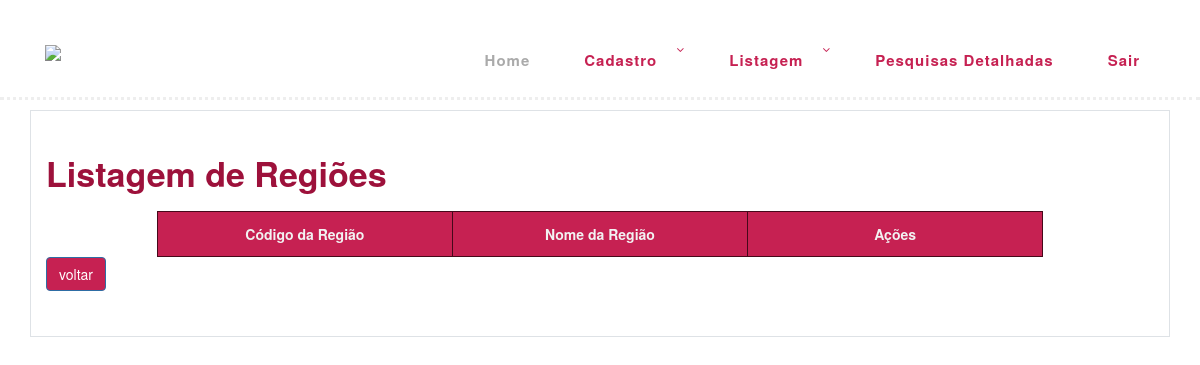
Page /select_Regiao.php on the earlier database version.
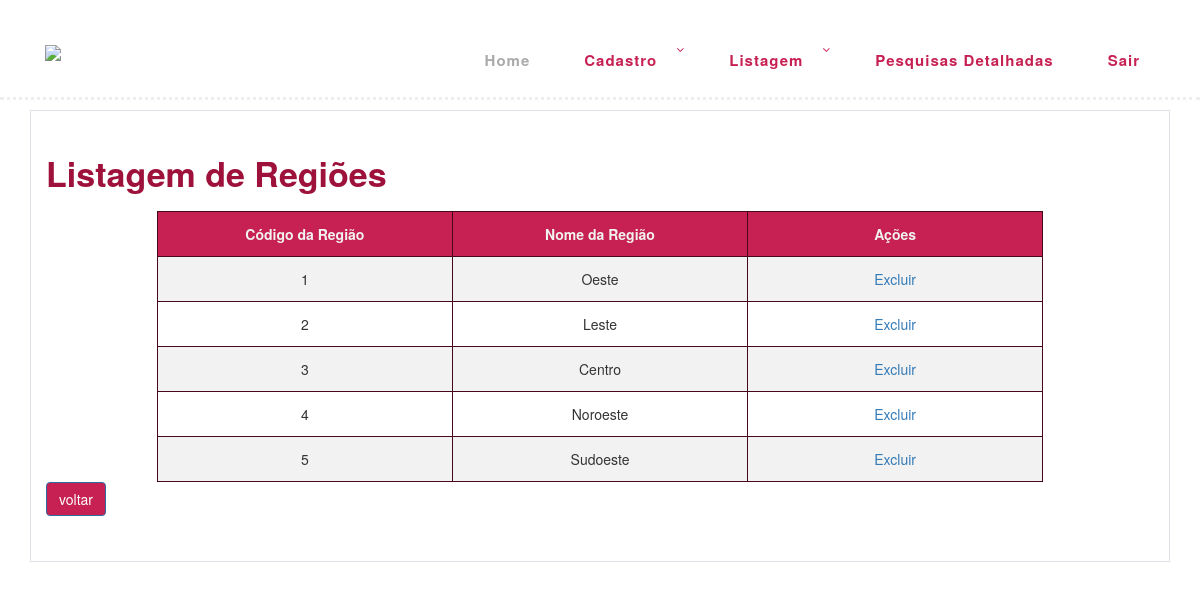
Same page on the later database version.
### tables this page shows
CREATE TABLE
    Regiao (
        CodigoRegiao INT NOT NULL,
        NomeRegiao VARCHAR(30) NOT NULL,
        PRIMARY KEY (CodigoRegiao)
    );

### DAO/RegiaoDAO.php (called while the page is built, shortened)
<?php
include_once 'conexao/conexao.php';
class RegiaoDAO
{
    public static function listarRegioes()
    {
        try {
            $conexao = Conexao::getInstance();
            $sql = "SELECT * FROM Regiao";
            $stmt = $conexao->query($sql);
            return $stmt->fetchAll(PDO::FETCH_ASSOC);
        } catch (PDOException $e) {
            echo "Erro ao listar regiões: " . $e->getMessage();
            return [];
        }
    }
}
?>

### select_Regiao.php (the view, shortened to what this page needs)
<!DOCTYPE html>
<html lang="en">
<head>
    <link rel="stylesheet" type="text/css" href="assets/css/bootstrap.min.css">
    <link rel="stylesheet" type="text/css" href="assets/css/font-awesome.css">
    <link rel="stylesheet" href="assets/css/templatemo-hexashop.css">
    <link rel="stylesheet" href="assets/css/owl-carousel.css">
    <link rel="stylesheet" href="assets/css/lightbox.css">
    <link href="//netdna.bootstrapcdn.com/bootstrap/3.3.6/css/bootstrap.min.css" rel="stylesheet">
    <link rel="stylesheet" href="assets/css/css.css">
</head>
<body>
    <header class="header-area header-sticky sticky-top">
        <div class="container">
            <div class="row">
                <div class="col-12">
                    <nav class="main-nav">
                        <a href="gerenciamento.php" class="logo">
                            <img src="assets/images/logo.png">
                        </a>
                        <ul class="nav">
                            <li class="scroll-to-section"><a href="#top" class="active">Home</a></li>
                            <li class="submenu">
                                <a href="javascript:;">Cadastro</a>
                            </li>
                            <li class="submenu">
                                <a href="javascript:;">Listagem</a>
                            </li>
                            <li><a href="select.php">Pesquisas detalhadas</a></li>
                            <li><a href="sair.php">Sair</a></li>
                        </ul>
                    </nav>
                </div>
            </div>
        </div>
    </header>
    <br>
    <div class="subscribe">
        <div class="container">
            <div class="row justify-content-center">
                <div class="border p-4">
                    <div class="section-heading">
                        <?php
                        include_once 'DAO/RegiaoDAO.php';
                        $regioes = RegiaoDAO::listarRegioes();
                        ?>
                        <h2>Listagem de Regiões</h2>
                        <table>
                            <thead>
                                <tr>
                                    <th>Código da Região</th>
                                    <th>Nome da Região</th>
                                    <th>Ações</th>
                                </tr>
                            </thead>
                            <?php foreach ($regioes as $regiao): ?>
                                <tr>
                                    <td>
                                        <?= $regiao['CodigoRegiao']; ?>
                                    </td>
                                    <td>
                                        <?= $regiao['NomeRegiao']; ?>
                                    </td>
                                    <td>
                                        <a href='excluirRegiao.php?codigo=<?= $regiao['CodigoRegiao'] ?>'>Excluir</a>
                                    </td>
                                </tr>
                            <?php endforeach; ?>
                        </table>
                        <a href="select.php" class="btn btn-primary " style="background-color: #c62152"href="select.php">voltar</a>
                    </div>
                </div>
            </div>
        </div>
    </div>
</body>
</html>

Differences in the rows shown:
added regiao: CodigoRegiao "1", NomeRegiao "Oeste"
added regiao: CodigoRegiao "2", NomeRegiao "Leste"
added regiao: CodigoRegiao "3", NomeRegiao "Centro"
added regiao: CodigoRegiao "4", NomeRegiao "Noroeste"
added regiao: CodigoRegiao "5", NomeRegiao "Sudoeste"
